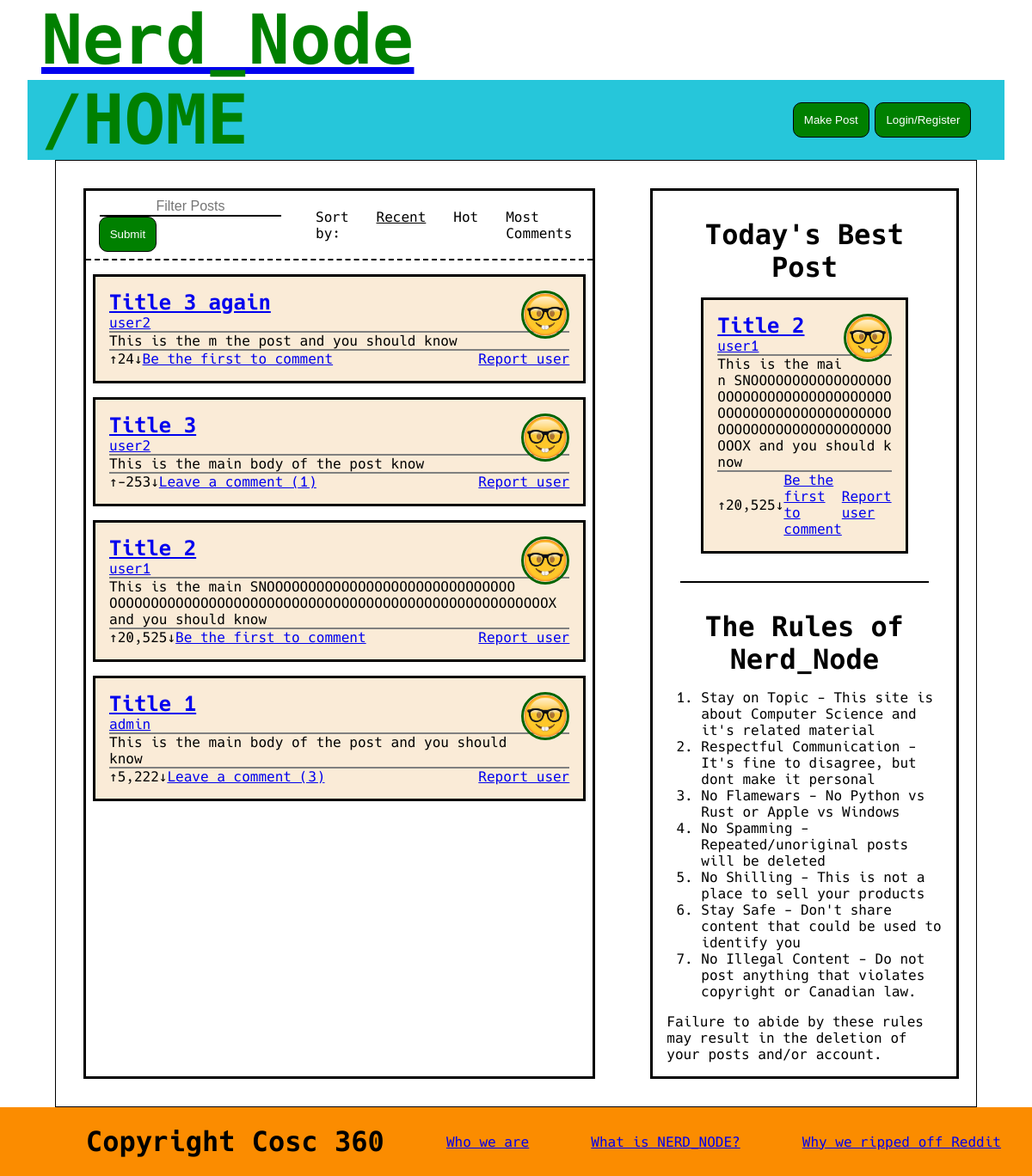
Before: / with the older database file.
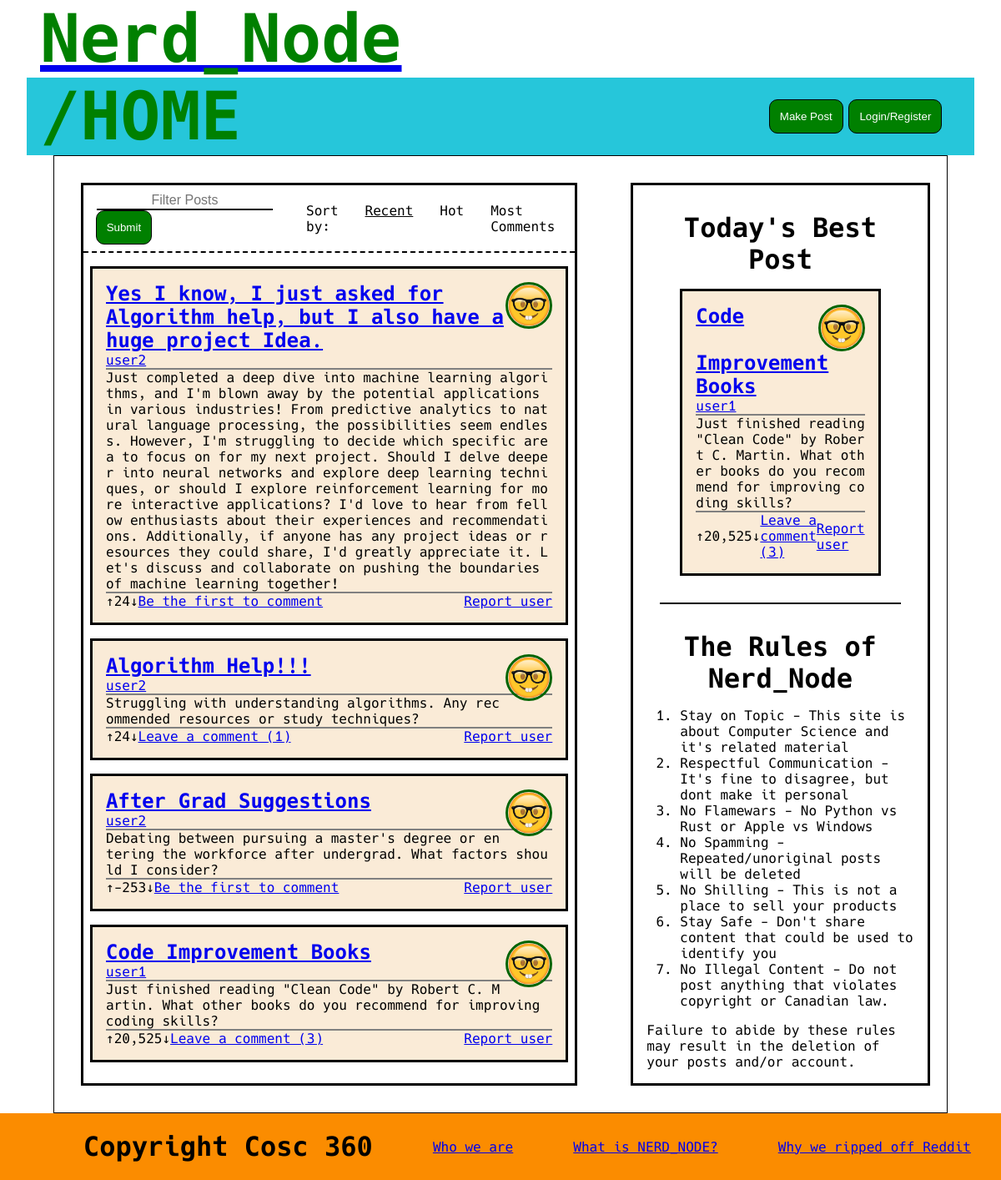
After: the same page with the newer database file.
### tables this page shows
CREATE TABLE post (
	id int AUTO_INCREMENT,
	title varchar(255),    poster int,
    content TEXT(65535),
    likes int,
    sku varchar(255),
    PRIMARY KEY (id),
    FOREIGN KEY (poster) REFERENCES siteUser(id) ON DELETE CASCADE
);

CREATE TABLE siteUser (
	id int AUTO_INCREMENT,
	username varchar(255),
	password varchar(255),
    email varchar(255),
    profilePicture varchar(255),
    isAdmin boolean,
    isDisabled boolean,
    PRIMARY KEY (id)
);

### src/loadPosts.php (called while the page is built, shortened)
<?php
$host = DBHOST;
$database = DBNAME;
$user = DBUSER;
$pass = DBPASS;
$connection = mysqli_connect($host, $user,$pass, $database, "3306");
include "getQueries.php";
$sql = "SELECT post.id, post.title, siteUser.username, siteUser.profilePicture, post.sku, post.content,
               post.likes, COUNT(comment.id) AS comments, (ABS(post.likes)) AS heat
        FROM (post JOIN siteUser ON post.poster = siteUser.id)
             LEFT JOIN comment ON comment.originalPost = post.id
        GROUP BY post.id $orderBy";
$posts = array();
if($result = mysqli_query($connection, $sql)) {
    while($row = mysqli_fetch_assoc($result)) {
        array_push($posts, [
                            'id' => $row['id'],
                            'title' => $row['title'],
                            'author' => $row['username'],
                            'pfp' => $row['profilePicture'],
                            'sku' => $row['sku'],
                            'content' => $row['content'],
                            'likes' => number_format($row['likes']),
                            'commentCount' => $row['comments']
        ]
        );
    }
};
?>

### src/getQueries.php (called while the page is built, shortened)
<?php
switch ($_GET['o'] ?? '') {
    default:
        $orderBy = ' ORDER BY id DESC';
        break;
}
?>

### src/renderPosts.php (the view, shortened to what this page needs)
<?php
include_once "renderProfilePicture.php";
function renderPost($post, $isAdmin) {
    $username = $post['author'];
    $commentText = $post['commentCount'] ? "Leave a comment (".$post['commentCount'].")" : "Be the first to comment";
    echo "<div class=\"post\">";
    renderProfilePicture($username, $post['pfp']);
    echo "<h3>
            <a href='".SITEROOT."node?title=".$post['sku']."'>".$post['title']."</a>
    </h3>
    <p>";
    echo "<a href='".SITEROOT."nerd?username=".$username."'>".$username."</a>
    </p>
    <p>".$post['content']."
    </p>
    <div class='interactionBar'>
        <div> &uarr; </div>
        <div>".$post['likes']." </div>
        <div> &darr; </div>
        <div>
            <a href='".SITEROOT."node?title=".$post['sku']."'>".$commentText."</a>
        </div>
        <div class='spacer'> </div>
        <div>";
    if(!$isAdmin)
        echo"<a href='".SITEROOT."report'> Report user</a>";
    echo"</div>
    </div>
    </div>";
}
?>

### src/index.php (shortened to what this page needs)
<?php
include_once "loadPosts.php";
include_once "renderPosts.php";
include_once "renderProfilePicture.php";
?>
<!DOCTYPE html>
<html lang="en">
    <head>
	    <link rel="stylesheet" href="public/css/reset.css">
	    <link rel="stylesheet" href="public/css/home.css">
        <link rel="stylesheet" href="public/font/hack.css">
    </head>
    <body>
	    <header>
            <?php include "components/headerBar.php"; ?>
        </header>
        <main>
            <div class="center">
                <div class="searchBar">
	                <form>
                        <input type="text" id="query" name="search" placeholder="Filter Posts" value="<?php echo $_GET['search']??""; ?>">
                        <input type="submit" id="submit">
                    </form>
                    <div class="sorter">
	                    <ul>
                            <li>Sort by:</li>
		                    <li>
		                        <a href="<?php echo SITEROOT;?>?o=recent" id="sortedBy">Recent</a>
		                    </li>
		                    <li>
		                        <a href="<?php echo SITEROOT;?>?o=hot">Hot</a>
		                    </li>
		                    <li>
		                        <a href="<?php echo SITEROOT;?>?o=comments">Most Comments</a>
		                    </li>
	                    </ul>
                    </div>
                </div>
                <?php
                if($posts) {
                    foreach($posts as $post) {
                        renderPost($post, isset($_SESSION["isAdmin"]));
                    }
                } else {
                    echo "There are no posts available...";
                }
                ?>
            </div>
            <?php include "components/sidebar.php"; ?>
	    </main>
        <?php include "components/footer.php"; ?>
    </body>
</html>

### src/components/headerBar.php (shortened to what this page needs)
<!DOCTYPE html>
<html lang="en">
  <div>
    <a href="<?php echo SITEROOT; ?>">
        <h1>
            Nerd_Node
        </h1>
    </a>
    </div>
    <div class="navbar">
        <h1>
            <?php echo $url ?? '/HOME'; ?>
        </h1>
        <div class="spacer">
        </div>
        <div class="buttonBox">
        <button id="newPost" onclick='location.href = "/makePost";'>Make Post</button>
            <?php
            if(isset($_SESSION["sessionId"]) ) {
                echo "<button id='home' onclick='location.href = \"".SITEROOT."nerd?username=".$_SESSION["sessionUsername"]."\";' >".
                     $_SESSION["sessionUsername"]
                    ."</button>";
                echo "<button id='logout' onclick='location.href = \"".SITEROOT."logout.php\";' >
                      Log out
                  </button>";
            } else {
                echo "<button id='login' onclick='location.href = \"".SITEROOT."login\";' >
                      Login/Register
                  </button>";
            }
            ?>
        </div>
    </div>
</html>

### src/renderProfilePicture.php
<?php
function renderProfilePicture($username, $picture) {
    echo "<img class='pfp' src='".SITEROOT."public/images/profiles/$picture' alt='$username\'s profile picture' width='50' height='50'>";
}
?>

### src/components/sidebar.php (shortened to what this page needs)
<div class="sidebar">
    <div id="bestPost">
        <h2>
            Today's Best Post
        </h2>
        <?php
        include_once "../renderPosts.php";
        ?>
    </div>
    <div>
        <h2>
            The Rules of Nerd_Node
        </h2>
	    <ol>
		    <li> Stay on Topic - This site is about Computer Science and it's related material </li>
            <li> Respectful Communication - It's fine to disagree, but dont make it personal</li>
            <li> No Flamewars - No Python vs Rust or Apple vs Windows</li>
            <li> No Spamming - Repeated/unoriginal posts will be deleted</li>
            <li> No Shilling - This is not a place to sell your products </li>
            <li> Stay Safe - Don't share content that could be used to identify you </li>
            <li> No Illegal Content - Do not post anything that violates copyright or Canadian law.</li>
        </ol>
        <p>Failure to abide by these rules may result in the deletion of your posts and/or account.</p>
    </div>
</div>

### src/components/footer.php
<!DOCTYPE html>
<html lang="en">
    <footer>
    <h4>Copyright Cosc 360</h4>
    <a href='<?php echo SITEROOT;?>about#who'>Who we are</a>
    <a href='<?php echo SITEROOT;?>about#what'>What is NERD_NODE?</a>
    <a href='<?php echo SITEROOT;?>about#why'>Why we ripped off Reddit</a>
    </footer>
</html>

### src/public/css/home.css (style rules this page uses)
html { font-family: "Hack"; }
header { padding: 0em 2em; }
header div { padding: 0em 1em; }
.center { flex: 1; }
.sidebar { flex-grow: 0; flex-basis: 30%; }
.center, .sidebar, .post { border: medium solid black; }
.sidebar div { padding:1em; }
.sidebar h2 { text-align: center; margin: 0.25em 0em }
.center, .sidebar { margin: 2em 2em; }
main { display: flex; margin: 0em 4em; }
.post { background-color:antiquewhite; margin:1em 0.5em; padding:1em; }
.post p { border-bottom: 2px solid grey; word-break: break-all; }
.post .interactionBar { display:flex; align-items: center; justify-content: space-evenly; }
.post div { padding: 0em; }
#bestPost { margin: 0.5em 2em; border-bottom: 2px solid black; }
#bestPost .post { max-height: 50%; }
#query { font-size: 1em; text-align:center; border: 0; border-bottom: 2px solid black; }
#submit { background-color: green; color: white; padding: 0.9em 0.9em 0.9em 0.9em; border-radius: 10px; border: 1px solid black; }
.searchBar { display:flex; border-bottom: 2px dashed black; }
.searchBar form, .searchBar .sorter { padding:0.5em; margin:auto; }
form input { margin:0em 0.5em; }
.sorter ul { list-style-type: none; display: flex; }
.sorter li { margin: 0em 1em; }
.sorter a { color: black; text-decoration: none; }
.sorter a:hover, .sorter #sortedBy { text-decoration: underline; }
h1 { font-size: 5em; color: green; }
h2 { font-size: 2em; }
h3 { font-size:1.5em; font-weight:bold; }
.navbar { display:flex; background-color: #26C6DA; }
.spacer { flex:1; }
.buttonBox { width:20%; display: flex; align-items: center; justify-content: space-evenly; }
button { background-color: green; color: white; padding: 0.9em 0.9em 0.9em 0.9em; border-radius: 10px; border: 1px solid black; cursor:pointer; }
form #submit { cursor:pointer; }
footer h4 { font-size: 3em; margin-left: 2em; }
main { border: 1px solid black; }
footer { background-color: #FB8C00; bottom: 0; width: 100%; display: flex; flex-direction: row; align-items: center; justify-content: space-around; height: 5em; }
footer h4 { font-size: 2em; }
.pfp { border: 3px solid darkgreen; border-radius: 50%; float: right; }

Changed rows visible on the page:
removed post: poster.profilePicture (placeholder picture), title "Title 2", poster.username "user1", content "This is the main SNOOOOOOOOOOOOOOOOOOOOOOOOOOOOOOOOOOOOOOOOOOOOOOOOOOOOOOOOOOOOOOOOOOOOOOOOOOOOOOOOOOOX and you should know", likes "20,525", commentText "Be the first to comment"
removed post: poster.profilePicture (placeholder picture), title "Title 1", poster.username "admin", content "This is the main body of the post and you should know", likes "5,222", commentText "Leave a comment (3)"
changed post: title "Title 3 again" → "Yes I know, I just asked for Algorithm help, but I also have a huge project Idea."; content "This is the m the post and you should know" → "Just completed a deep dive into machine learning algorithms, and I'm blown away by the potential applications in various industries! From predictive analytics to natural language processing, the possibilities seem endless. However, I'm struggling to decide which specific area to focus on for my next project. Should I delve deeper into neural networks and explore deep learning techniques, or should I explore reinforcement learning for more interactive applications? I'd love to hear from fellow enthusiasts about their experiences and recommendations. Additionally, if anyone has any project ideas or resources they could share, I'd greatly appreciate it. Let's discuss and collaborate on pushing…"
changed post: title "Title 3" → "Algorithm Help!!!"; content "This is the main body of the post know" → "Struggling with understanding algorithms. Any recommended resources or study techniques?"; likes "-253" → "24"
added post: poster.profilePicture (placeholder picture), title "After Grad Suggestions", poster.username "user2", content "Debating between pursuing a master's degree or entering the workforce after undergrad. What factors should I consider?", likes "-253", commentText "Be the first to comment"
added post: poster.profilePicture (placeholder picture), title "Code Improvement Books", poster.username "user1", content "Just finished reading \"Clean Code\" by Robert C. Martin. What other books do you recommend for improving coding skills?", likes "20,525", commentText "Leave a comment (3)"
Other visible differences:
$post['title']: "Title 2" → "Code Improvement Books"
$post['content']: "This is the main SNOOOOOOOOOOOOOOOOOOOOOOOOOOOOOOOOOOOOOOOOOOOOOOOOOOOOOOOOOOOOOOOOOOOOOOOOOOOOOOOOOOOX and you should know" → "Just finished reading \"Clean Code\" by Robert C. Martin. What other books do you recommend for improving coding skills?"
$commentText: "Be the first to comment" → "Leave a comment (3)"
